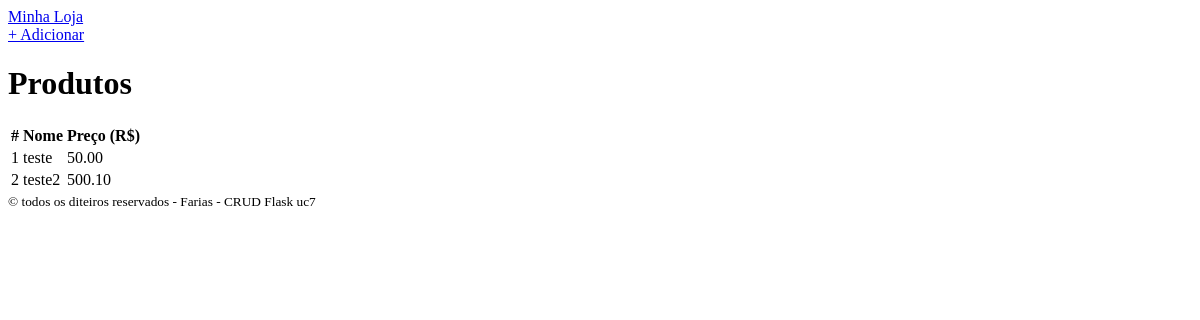
Before: / with the older database file.
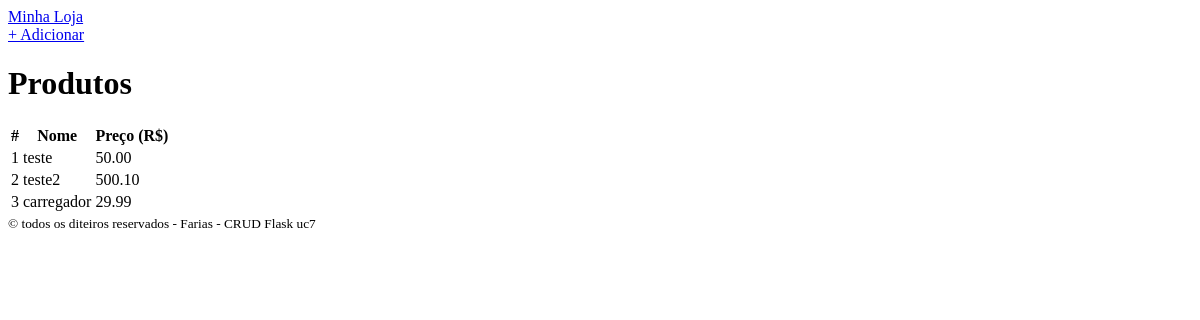
After: the same page with the newer database file.
### tables this page shows
CREATE TABLE produtos (
          ID INTEGER PRIMARY KEY AUTOINCREMENT,
          nome TEXT NOT NULL,
          preco REAL NOT NULL
          );

### app.py (the view)
@app.route("/", endpoint="home")   #"endpoit" = nome inteiro da rota
def home():
    with get_db_connection() as conn:
        produtos = conn.execute(
            "SELECT id, nome, CAST(preco AS REAL) AS preco FROM produtos ORDER BY id ASC"
        ).fetchall()
    return render_template("index.html", produtos=produtos)

### app.py (called while the page is built)
def get_db_connection():
    conn = sqlite3.connect(DB_PATH) #conecta ao SQlite
    conn.row_factory = sqlite3.Row  #permite acessar colunas por nome (ex: row["nome"])
    return conn

### templates/index.html (shortened to what this page needs)
{% extends "base.html" %}
{% block content %}
<h1 class="page-title">Produtos</h1>
<div class="card">
    <div class="table-responsive">
        <table class="table">
            <thead>
                <tr>
                    <th>#</th>
                    <th>Nome</th>
                    <th class="text-right">Preço (R$)</th>
                </tr>
            </thead>
            <tbody>
                {% for p in produtos %}
                <tr>
                    <td>{{ p["id"] }}</td>
                    <td>{{ p["nome"] }}</td>
                    <td class="text-right">{{ '%.2f'|format((p['preco']|float)) }}</td>
                </tr>
                {% else %}
                <tr>
                    <td colspan="3" class="muted">Nenhum produto cadastrado ainda </td>
                </tr>
                {% endfor %}
            </tbody>
        </table>
    </div>
</div>
{% endblock %}

### templates/base.html (shortened to what this page needs)
<!DOCTYPE html>
<html lang="pt-br">
<head>
</head>
<body>
    <header class="topbar">
        <div class="container topbar_inner">
            <a class="brand" href="{{url_for ('home') }}">Minha Loja</a>
            <nav class="nav">
                <a class="btn btn--primary" href="{{ url_for('add') }}">+ Adicionar</a>
            </nav>
        </div>
    </header>
    <main class="container">
        {% block content %}{% endblock %}
    </main>
    <footer class="footer">
        <div class="container">
            <small>
                © todos os diteiros reservados - Farias - CRUD Flask  uc7
            </small>
        </div>
    </footer>
</body>
</html>

Changed rows visible on the page:
added produtos: id "3", nome "carregador", preco "29.99"
